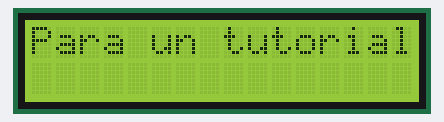
This program was run on a simulated Raspberry Pi (BCM pin numbers). On the bench: 16×2 character LCD. At 1.1 s the program stops and its outputs stay as they are.

Above: at 0.1 s.
At 1.1 s:
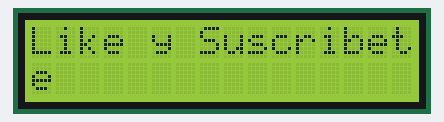

The program:

LCD.py
```python
'''Formato para Python
Nombre del archivo: LCD.py
Descripción: Mensajes a desplegar en lcd 16x2
Autor: Héctor Castillo Guerra
Versión: 1.0'''
from RPLCD.i2c import CharLCD
from time import sleep

#creamos el objeto lcd
lcd = CharLCD(i2c_expander='PCF8574', address=0x27, port=1, cols=16, rows=2,
                          charmap='A00', auto_linebreaks=True)

lcd.clear()
lcd.write_string("Para un tutorial")
sleep(1)
lcd.clear()
lcd.write_string("Like y Suscribete")
```
